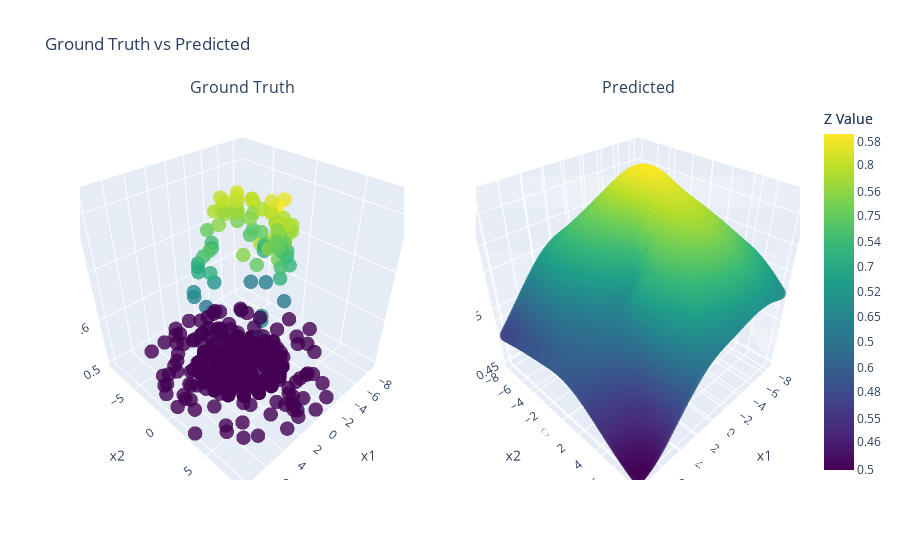
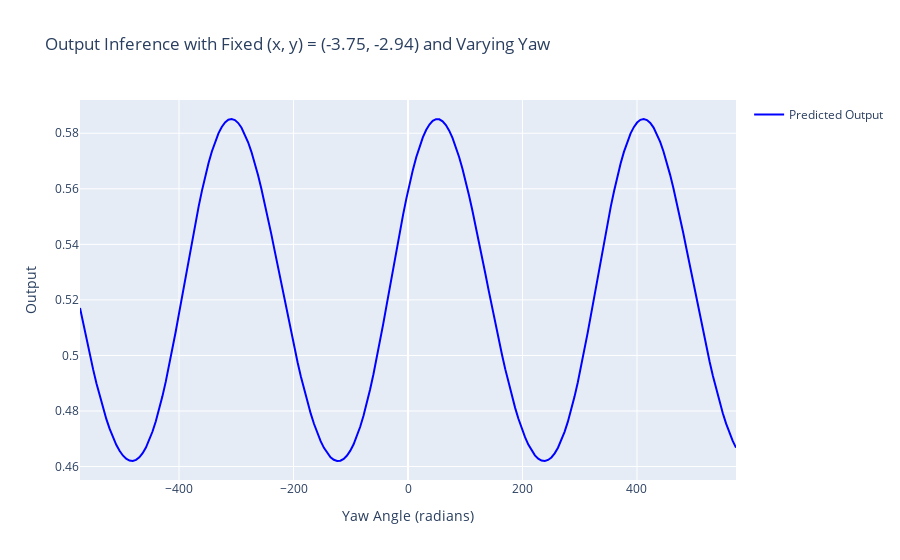

Notebook code for these charts, in order:
### Code cell
# Create subplots
fig = make_subplots(
    rows=1, cols=2,  # 1 row, 2 columns
    specs=[[{'type': 'scatter3d'}, {'type': 'scatter3d'}]],  # Both subplots are 3D scatter plots
    subplot_titles=("Ground Truth", "Predicted")  # Titles for each subplot
)

X_nn, _ = generate_fake_dataset(
    samples_xy=80, 
    samples_yaw=1, 
    x_dimension=3,
    use_fov=False,
    x_low=-8,        # Drone X ranges from -10 to 10
    x_high=8,
    y_low=-8,         # Drone Y ranges from -5 to 5
    y_high=8,
    tree_low=0,     # Tree ranges from -15 to 15
    tree_high=0
)

fig.add_trace(go.Scatter3d(z=Y.flatten(), x=X[:,0], y=X[:,1], name='Ground Truth',mode='markers',marker=dict(
        color=Y.flatten(),  # Color based on z values
        colorscale='Viridis',     # Use Viridis color map
        colorbar=dict(title='Z Value'),  # Add color bar
        size=5,                   # Marker size
        opacity=0.8               # Marker opacity
    ),), row=1, col=1)  # Add to the first subplot


model = MultiLayerPerceptron(input_dim=nn_input_dim)
model.load_state_dict(torch.load(get_latest_best_model(nn_input_dim)))
model.eval()

X = X[:,:3]
# Model prediction
with torch.no_grad():
    y_test = model(X_nn[:,:3]).detach().numpy()

# Add predicted trace to the second subplot
fig.add_trace(go.Scatter3d(z=y_test.flatten(),x= X_nn[:,0],y= X_nn[:,1],name='Predicted',mode='markers',marker=dict(
        color=y_test.flatten(),  # Color based on z values
        colorscale='Viridis',     # Use Viridis color map
        colorbar=dict(title='Z Value'),  # Add color bar
        size=5,                   # Marker size
        opacity=0.8               # Marker opacity
    )
), row=1, col=2)  # Add to the second subplot

# Update layout
fig.update_layout(
    title_text="Ground Truth vs Predicted",  # Main title
    scene=dict(  # Update the first subplot's scene
        xaxis_title="x1",
        yaxis_title="x2",
        zaxis_title="Output"
    ),
    scene2=dict(  # Update the second subplot's scene
        xaxis_title="x1",
        yaxis_title="x2",
        zaxis_title="Output"
    ),
    showlegend=False  # Hide legend for clarity
)

fig.show()
fig.write_html('nn_surrogate_train_test.html')


# Find the index of the maximum value in y_test
max_index = np.argmax(y_test)
x_best = X_nn[max_index, 0]
y_best = X_nn[max_index, 1]

# Vary the third input (yaw angle) between 0 and 2π
yaw_values = np.linspace(-10, 10, 200)

# Create a new input array with x_best and y_best fixed, and yaw_values varying
X_new = np.column_stack([
    np.full_like(yaw_values, x_best),
    np.full_like(yaw_values, y_best),
    yaw_values
])

# Convert to tensor for model inference
X_new_tensor = torch.tensor(X_new, dtype=torch.float32)

# Model prediction for the new input
with torch.no_grad():
    y_new = model(X_new_tensor).detach().numpy()

# Create a new plot
fig_new = go.Figure()

# Add the trace for the new predictions
fig_new.add_trace(go.Scatter(
    x=np.rad2deg(yaw_values),
    y=y_new.flatten(),
    mode='lines',
    name='Predicted Output',
    line=dict(color='blue', width=2)
))

# Update layout
fig_new.update_layout(
    title_text=f"Output Inference with Fixed (x, y) = ({x_best:.2f}, {y_best:.2f}) and Varying Yaw",
    xaxis_title="Yaw Angle (radians)",
    yaxis_title="Output",
    showlegend=True
)

# Show the plot
fig_new.show()

# Save the plot as HTML
fig_new.write_html('nn_surrogate_varying_yaw.html')

### Figure 1 — Plotly figure (JSON) as saved in the notebook; plotly's stock layout.template omitted (floating-point values rounded to 4 significant figures; data arrays with more than 128 entries replaced by an {"elided": "..."} marker saying what was removed)
{"data": [{"marker": {"color": {"elided": "1251 float values"}, "colorbar": {"title": {"text": "Z Value"}}, "colorscale": [[0, "#440154"], [0.1111, "#482878"], [0.2222, "#3e4989"], [0.3333, "#31688e"], [0.4444, "#26828e"], [0.5556, "#1f9e89"], [0.6667, "#35b779"], [0.7778, "#6ece58"], [0.8889, "#b5de2b"], [1, "#fde725"]], "opacity": 0.8, "size": 5}, "mode": "markers", "name": "Ground Truth", "scene": "scene", "type": "scatter3d", "x": {"elided": "1251 float values"}, "y": {"elided": "1251 float values"}, "z": {"elided": "1251 float values"}}, {"marker": {"color": {"elided": "6400 float values"}, "colorbar": {"title": {"text": "Z Value"}}, "colorscale": [[0, "#440154"], [0.1111, "#482878"], [0.2222, "#3e4989"], [0.3333, "#31688e"], [0.4444, "#26828e"], [0.5556, "#1f9e89"], [0.6667, "#35b779"], [0.7778, "#6ece58"], [0.8889, "#b5de2b"], [1, "#fde725"]], "opacity": 0.8, "size": 5}, "mode": "markers", "name": "Predicted", "scene": "scene2", "type": "scatter3d", "x": {"elided": "6400 float values"}, "y": {"elided": "6400 float values"}, "z": {"elided": "6400 float values"}}], "layout": {"annotations": [{"font": {"size": 16}, "showarrow": false, "text": "Ground Truth", "x": 0.225, "xanchor": "center", "xref": "paper", "y": 1, "yanchor": "bottom", "yref": "paper"}, {"font": {"size": 16}, "showarrow": false, "text": "Predicted", "x": 0.775, "xanchor": "center", "xref": "paper", "y": 1, "yanchor": "bottom", "yref": "paper"}], "scene": {"domain": {"x": [0, 0.45], "y": [0, 1]}, "xaxis": {"title": {"text": "x1"}}, "yaxis": {"title": {"text": "x2"}}, "zaxis": {"title": {"text": "Output"}}}, "scene2": {"domain": {"x": [0.55, 1], "y": [0, 1]}, "xaxis": {"title": {"text": "x1"}}, "yaxis": {"title": {"text": "x2"}}, "zaxis": {"title": {"text": "Output"}}}, "showlegend": false, "title": {"text": "Ground Truth vs Predicted"}}}

### Figure 2 — Plotly figure (JSON) as saved in the notebook; plotly's stock layout.template omitted (floating-point values rounded to 4 significant figures; data arrays with more than 128 entries replaced by an {"elided": "..."} marker saying what was removed)
{"data": [{"line": {"color": "blue", "width": 2}, "mode": "lines", "name": "Predicted Output", "type": "scatter", "x": {"elided": "200 float values"}, "y": {"elided": "200 float values"}}], "layout": {"showlegend": true, "title": {"text": "Output Inference with Fixed (x, y) = (-3.75, -2.94) and Varying Yaw"}, "xaxis": {"title": {"text": "Yaw Angle (radians)"}}, "yaxis": {"title": {"text": "Output"}}}}
